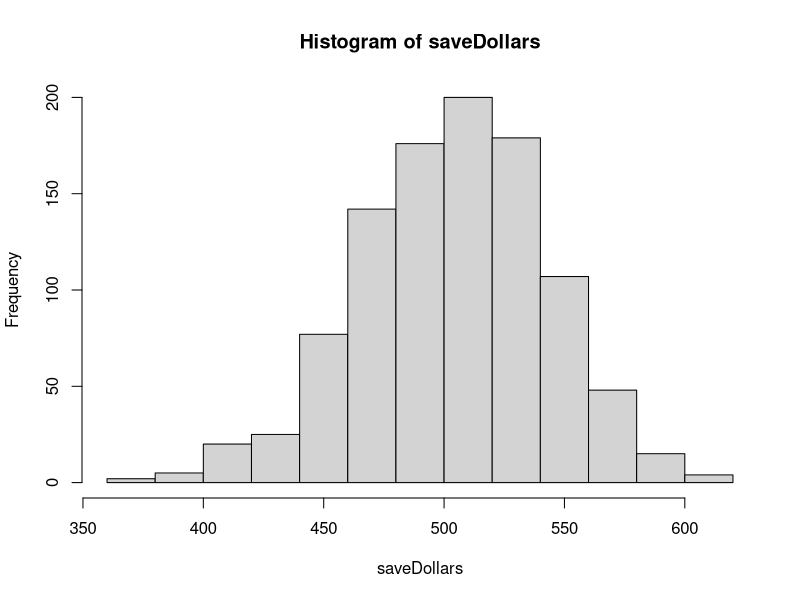

Reproduce this figure in R.
## ---- chunk 1
Bdays = 1:365
Bsamples = vector('numeric')
TotalDollars = 0
saveDollars=vector('numeric')
## ---- chunk 2
for(loop in 1:1000){
TotalDollars=0
for(i in 1:1137) {
Bsamples = sample(Bdays,35, replace=TRUE)
if (length(unique(Bsamples)) == 35) {
TotalDollars = TotalDollars -2
} else{
TotalDollars = TotalDollars +1
}
}
saveDollars[loop] = TotalDollars
}
hist(saveDollars)
print(mean(saveDollars))

## ---- chunk 3
stdevDollars = sd(saveDollars)
meanDollars=mean(saveDollars)
CI = c(meanDollars-2*stdevDollars, meanDollars+2*stdevDollars)
print(CI)
